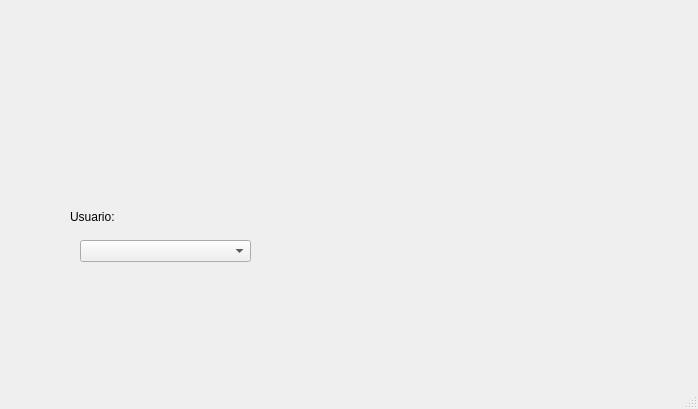
<?xml version="1.0" encoding="UTF-8"?>
<ui version="4.0">
 <class>MainWindow</class>
 <widget class="QMainWindow" name="MainWindow">
  <property name="geometry">
   <rect>
    <x>0</x>
    <y>0</y>
    <width>698</width>
    <height>409</height>
   </rect>
  </property>
  <property name="windowTitle">
   <string>MainWindow</string>
  </property>
  <widget class="QWidget" name="centralwidget">
   <widget class="QLabel" name="label">
    <property name="geometry">
     <rect>
      <x>40</x>
      <y>40</y>
      <width>221</width>
      <height>111</height>
     </rect>
    </property>
    <property name="text">
     <string/>
    </property>
    <property name="pixmap">
     <pixmap>../Imagenes/uat-logo.jpg</pixmap>
    </property>
    <property name="scaledContents">
     <bool>true</bool>
    </property>
   </widget>
   <widget class="QLabel" name="label_2">
    <property name="geometry">
     <rect>
      <x>470</x>
      <y>40</y>
      <width>141</width>
      <height>121</height>
     </rect>
    </property>
    <property name="text">
     <string/>
    </property>
    <property name="pixmap">
     <pixmap>../Imagenes/Fi.png</pixmap>
    </property>
    <property name="scaledContents">
     <bool>true</bool>
    </property>
   </widget>
   <widget class="QLabel" name="label_4">
    <property name="geometry">
     <rect>
      <x>690</x>
      <y>470</y>
      <width>161</width>
      <height>151</height>
     </rect>
    </property>
    <property name="text">
     <string/>
    </property>
    <property name="pixmap">
     <pixmap>../Imagenes/Xd.jpg</pixmap>
    </property>
    <property name="scaledContents">
     <bool>true</bool>
    </property>
   </widget>
   <widget class="QLabel" name="label_3">
    <property name="geometry">
     <rect>
      <x>70</x>
      <y>210</y>
      <width>47</width>
      <height>13</height>
     </rect>
    </property>
    <property name="text">
     <string>Usuario:</string>
    </property>
   </widget>
   <widget class="QComboBox" name="Ch_integrantes">
    <property name="geometry">
     <rect>
      <x>80</x>
      <y>240</y>
      <width>171</width>
      <height>22</height>
     </rect>
    </property>
   </widget>
  </widget>
  <widget class="QMenuBar" name="menubar">
   <property name="geometry">
    <rect>
     <x>0</x>
     <y>0</y>
     <width>698</width>
     <height>21</height>
    </rect>
   </property>
  </widget>
  <widget class="QStatusBar" name="statusbar"/>
 </widget>
 <resources>
  <include location="../Imagenes/Recursos.qrc"/>
 </resources>
 <connections/>
</ui>
